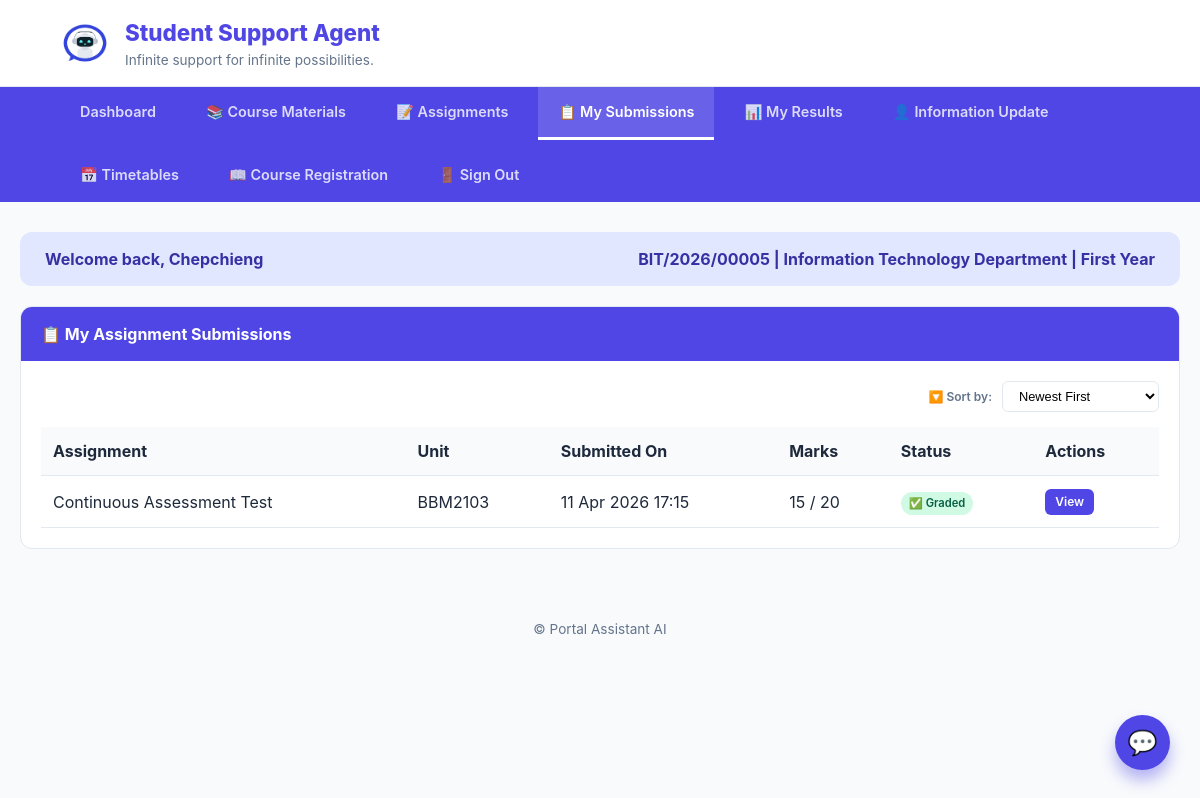
Before: /Student/home.php?page=my_submissions (signed in) with the older database file.
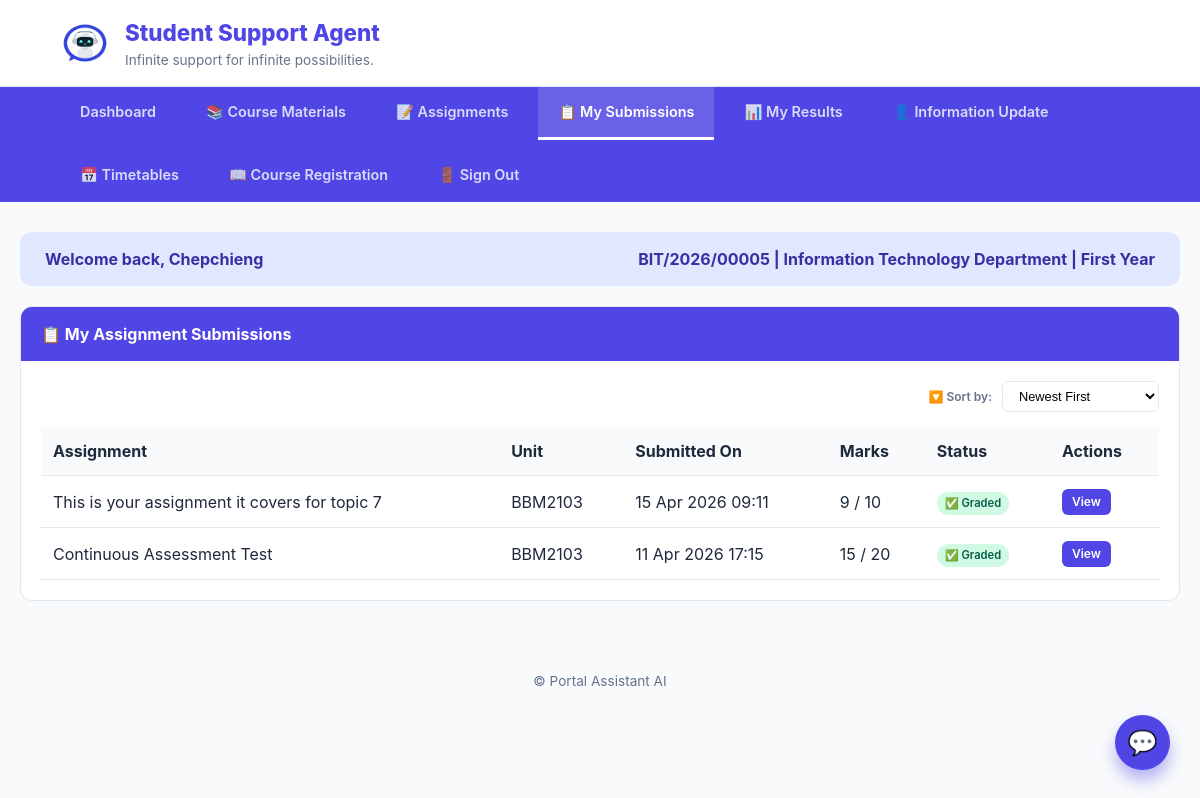
After: the same page with the newer database file.
### tables this page shows
CREATE TABLE `assignment_submissions` (
  `id` int(11) NOT NULL,
  `assignment_id` int(11) NOT NULL,
  `unit_code` varchar(20) DEFAULT NULL,
  `student_reg` varchar(50) NOT NULL,
  `submission_text` longtext DEFAULT NULL,
  `file_path` varchar(500) DEFAULT NULL,
  `submitted_at` datetime NOT NULL,
  `obtained_marks` int(11) DEFAULT NULL,
  `total_marks` int(11) DEFAULT NULL,
  `feedback` text DEFAULT NULL,
  `status` enum('submitted','graded','late') DEFAULT 'submitted'
);

CREATE TABLE `assignments` (
  `id` int(11) NOT NULL,
  `unit_code` varchar(20) NOT NULL,
  `title` varchar(255) NOT NULL,
  `description` text NOT NULL,
  `file_path` varchar(500) NOT NULL,
  `due_date` date NOT NULL,
  `total_marks` int(11) NOT NULL,
  `assessment_type` enum('CAT','Assignment','Exam') NOT NULL DEFAULT 'Assignment',
  `created_by` varchar(100) NOT NULL,
  `created_at` datetime NOT NULL
);

### Student/Home.php (the view, shortened to what the changed rows need)
<?php
$conn = mysqli_connect("localhost", "root", "", "Portal-Asisstant-AI");
$student_reg = $_SESSION['reg_number'];
$page = $_GET['page'] ?? 'dashboard';
$submissions_sort = $_GET['submissions_sort'] ?? 'date_desc';
?>
<!DOCTYPE html>
<html lang="en">
<head>
</head>
<body>
<header>
    <div class="branding">
        <div>
            <h1>Student Support Agent</h1>
        </div>
    </div>
</header>
<div class="container">
    <?php
    switch($page) {
        case 'dashboard': ?>
        <?php break;
        case 'my_submissions':
            $order_by = "";
            switch($submissions_sort) {
                default: $order_by = "s.submitted_at DESC";
            }
            $submissions_query = "SELECT s.*, a.title as assignment_title, a.unit_code, a.total_marks
                                 FROM assignment_submissions s
                                 JOIN assignments a ON s.assignment_id = a.id
                                 WHERE s.student_reg = '$student_reg'
                                 ORDER BY $order_by";
            $submissions_result = mysqli_query($conn, $submissions_query);
            ?>
            <div class="card">
                <div class="card-body">
                    <?php if (mysqli_num_rows($submissions_result) == 0): ?>
                        <p>You haven't submitted any assignments yet.</p>
                    <?php else: ?>
                        <table class="data-table">
                            <thead><tr><th>Assignment</th><th>Unit</th><th>Submitted On</th><th>Marks</th><th>Status</th><th>Actions</th></tr></thead>
                            <tbody>
                                <?php while($sub = mysqli_fetch_assoc($submissions_result)): ?>
                                    <tr>
                                        <td><?php echo htmlspecialchars($sub['assignment_title']); ?></td>
                                        <td><?php echo $sub['unit_code']; ?></td>
                                        <td><?php echo date('d M Y H:i', strtotime($sub['submitted_at'])); ?></td>
                                        <td><?php echo $sub['obtained_marks'] ?? 'Pending'; ?> / <?php echo $sub['total_marks']; ?></td>
                                        <td><?php echo ($sub['status'] == 'graded') ? '<span class="submission-status status-submitted">✅ Graded</span>' : '<span class="submission-status status-pending">⏳ Pending</span>'; ?></td>
                                        <td><?php if($sub['file_path']): ?><a href="../uploads/submissions/<?php echo $sub['file_path']; ?>" target="_blank" class="btn btn-primary btn-sm">View</a><?php else: ?><span class="btn-sm">Text Submission</span><?php endif; ?></td>
                                    </tr>
                                <?php endwhile; ?>
                            </tbody>
                        </table>
                    <?php endif; ?>
                </div>
            </div>
        <?php break;
    ?>
<?php break;
    }
    ?>
</div>
</body>
</html>

Changed rows visible on the page:
added assignment_submissions: assignment.title "This is your assignment it covers for topic 7", assignment.unit_code "BBM2103", submitted_at "15 Apr 2026 09:11", obtained_marks "9", assignment.total_marks "10", status "✅ Graded"
